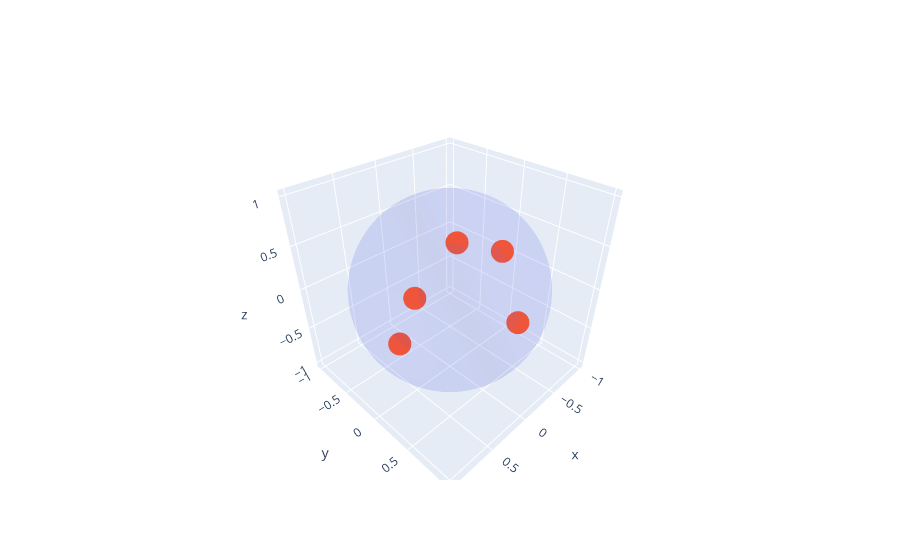

Notebook code for this chart:
### Markdown cell above
- Does `log_det` not work because we have a free direction in `A`?
- We really only want to optimize in directions perpendicular to `b`
- alternating minimization would get this to us
- `log_det` works in the normal case because it doesn't care about scaling
- `log_det` breaks here because one of the terms can effectively go to zero

- "spherical" convex hull algorithm would make this faster
    - do it after finding a feasible plane
    - what does a certificate of *infeasibility* look like?
- i can paint the ellipse with the mesh algo
- is the feasibility algo really easy to write up? 
- don't even need convex hull algo, i think we can just do the affine plane feasibility problem, and take the points closest to or tangent to the plane.
    - no, actually, i don't think this works; think of clustering a bunch of points together, the algo will miss points on an opposite side

### Code cell
sphere_scatter(x.T)

### Figure 1 — Plotly figure (JSON) as saved in the notebook; plotly's stock layout.template omitted (floating-point values rounded to 4 significant figures; data arrays with more than 128 entries replaced by an {"elided": "..."} marker saying what was removed)
{"data": [{"alphahull": 0, "opacity": 0.1, "type": "mesh3d", "x": {"elided": "2500 float values"}, "y": {"elided": "2500 float values"}, "z": {"elided": "2500 float values"}}, {"mode": "markers", "opacity": 1, "type": "scatter3d", "x": [0.165, 0.7784, 0.9352, 0.0582, 0.3397], "y": [0.9587, 0.3793, 0.3419, 0.6602, 0.4157], "z": [0.2318, 0.5003, 0.09236, 0.7488, 0.8437]}], "layout": {"autosize": true, "scene": {"aspectmode": "cube", "aspectratio": {"x": 1, "y": 1, "z": 1}}}}
